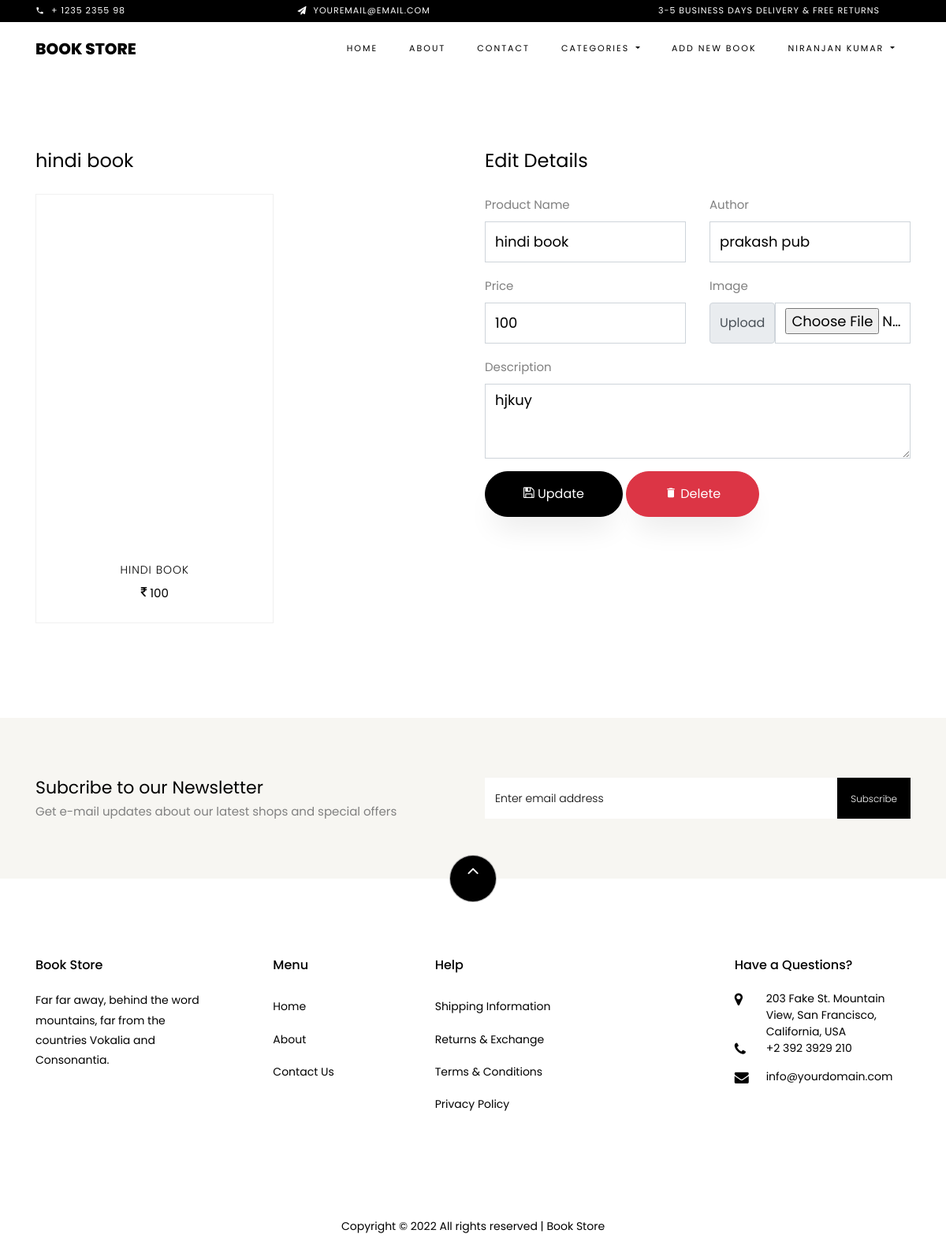
Screenshot of /product_detail/1/ (signed in) with the database file from the repository.
### BookApp/models.py (models this page shows, shortened)
class User(models.Model):
    FullName = models.CharField(max_length=50)
    Email = models.EmailField(max_length=50, unique=True)
    Mobile = models.CharField(max_length=10)
    Address = models.TextField(max_length=100)
    Password = models.CharField(max_length=12)
    IsActive = models.BooleanField(default=False)
    IsSeller = models.BooleanField(default=False)

class Product(models.Model):
    product_seller = models.ForeignKey(User, on_delete=models.CASCADE)
    product_name = models.CharField(max_length=100)
    product_author = models.CharField(max_length=100)
    product_author = models.CharField(max_length=100)
    product_price = models.IntegerField()
    product_desc = models.TextField()
    product_image = models.ImageField(upload_to='images/')

### BookApp/views.py (the view)
# urls.py: path('product_detail/<int:pk>/',product_detail,name='product_detail'),
def product_detail(request, pk):
	user=User.objects.get(Email=request.session['email'])
	product=Product.objects.get(product_seller=user,pk=pk)
	return render(request,'product_details.html',{'products':product})

### BookApp/templates/product_details.html (shortened to what this page needs)
{% extends "main.html" %}
{% load static %}
{% block content %}
<section class="ftco-section">
    <div class="container">
        <div class="row justify-content-center">
            <div class="col-xl-6 ftco-animate">
                <h3 class="mb-4 billing-heading">{{products.product_name}}</h3>
                <div class="row">
                    <div class="col-md-6 col-lg-7 ftco-animate text-center">
                        <div class="product">
                            <a href="javascript:" class="img-prod text-center">
                            </a>
                            <div class="text py-3 pb-4 px-3 text-center">
                                <h3><a href="javascript:">{{ products.product_name }}</a></h3>
                                <div class="d-flex">
                                    <div class="pricing">
                                        <p class="price">
                                            <span class="price-sale"><i class="icon-inr"></i> {{ products.product_price }}</span>
                                        </p>
                                    </div>
                                </div>
                            </div>
                        </div>
                    </div>
                </div>
            </div>
            <div class="col-xl-6">
                <h3 class="mb-4 billing-heading">Edit Details</h3>
                    <form class="row g-3" method="post" action="{% url 'product_edit' pk=products.pk %}" enctype="multipart/form-data">
                        <div class="col-6 mb-3">
                            <label for="fullname" class="form-label">Product Name</label>
                            <input class="form-control" id="product_name" type="text" name="product_name" type="text"
                                placeholder="Product name" value="{{ products.product_name }}">
                        </div>
                        <div class="col-6 mb-3">
                            <label for="author" class="form-label">Author</label>
                            <input type="text" name="product_author" class="form-control" id="author"
                                placeholder="author name" value="{{ products.product_author }}">
                        </div>
                        <div class="col-6 mb-3">
                            <label for="price" class="form-label">Price</label>
                            <input type="text" name="product_price" class="form-control" id="price" placeholder="Enter Price" value="{{ products.product_price }}">
                        </div>
                        <div class="col-6 mb-3">
                            <label for="price" class="form-label">Image</label>
                            <div class="input-group">
                                <label class="input-group-text" for="upload">Upload</label>
                                <input type="file" class="form-control" name="product_image" id="upload">
                            </div>
                        </div>
                        <div class="col-12 mb-3">
                            <label for="description" class="form-label">Description</label>
                            <textarea class="form-control" name="product_desc" id="description" rows="3">{{ products.product_desc }}</textarea>
                        </div>
                        <div class="col-12 mb-3">
                            <button type="submit" class="btn btn-black py-3 px-5"><i class="icon-save"></i> Update</button>
                            <a href="{% url 'product_delete' pk=products.pk %}">
                              <button type="button" class="btn btn-danger py-3 px-5"><i class="icon-delete"></i> Delete</button>
                            </a>
                          </div>
                    </form>
            </div>
        </div>
    </div>
</section>
{% endblock %}

### BookApp/templates/main.html (shortened to what this page needs)
<!DOCTYPE html>
<html lang="en">
<head>
  {% load static %}
  <link rel="stylesheet" href="{% static 'css/open-iconic-bootstrap.min.css' %}">
  <link rel="stylesheet" href="{% static 'css/animate.css' %}">
  <link rel="stylesheet" href="{% static 'css/owl.carousel.min.css' %}">
  <link rel="stylesheet" href="{% static 'css/owl.theme.default.min.css' %}">
  <link rel="stylesheet" href="{% static 'css/magnific-popup.css' %}">
  <link rel="stylesheet" href="{% static 'css/aos.css' %}">
  <link rel="stylesheet" href="{% static 'css/ionicons.min.css' %}">
  <link rel="stylesheet" href="{% static 'css/bootstrap-datepicker.css' %}">
  <link rel="stylesheet" href="{% static 'css/jquery.timepicker.css' %}">
  <link rel="stylesheet" href="{% static 'css/flaticon.css' %}">
  <link rel="stylesheet" href="{% static 'css/icomoon.css' %}">
  <link rel="stylesheet" href="{% static 'css/style.css' %}">
</head>
<body class="goto-here">
  <div class="py-1 bg-black">
    <div class="container">
      <div class="row no-gutters d-flex align-items-start align-items-center px-md-0">
        <div class="col-lg-12 d-block">
          <div class="row d-flex">
            <div class="col-md pr-4 d-flex topper align-items-center">
              <div class="icon mr-2 d-flex justify-content-center align-items-center"><span class="icon-phone2"></span>
              </div>
              <span class="text">+ 1235 2355 98</span>
            </div>
            <div class="col-md pr-4 d-flex topper align-items-center">
              <div class="icon mr-2 d-flex justify-content-center align-items-center"><span
                  class="icon-paper-plane"></span></div>
              <span class="text">youremail@email.com</span>
            </div>
            <div class="col-md-5 pr-4 d-flex topper align-items-center text-lg-right">
              <span class="text">3-5 Business days delivery &amp; Free Returns</span>
            </div>
          </div>
        </div>
      </div>
    </div>
  </div>
  <nav class="navbar navbar-expand-lg navbar-dark ftco_navbar bg-dark ftco-navbar-light" id="ftco-navbar">
    <div class="container">
      <a class="navbar-brand text-black" href="/">{{request.session.app_name}}</a>
      <div class="collapse navbar-collapse" id="ftco-nav">
        <ul class="navbar-nav ml-auto">
          <li class="nav-item active"><a href="/" class="nav-link">Home</a></li>
          <li class="nav-item"><a href="{% url 'about' %}" class="nav-link">About</a></li>
          <li class="nav-item"><a href="{% url 'contact' %}" class="nav-link">Contact</a></li>
          {% if request.session.status %}
          <li class="nav-item dropdown">
            <a class="nav-link dropdown-toggle" href="#" id="navbarDropdown" role="button" data-bs-toggle="dropdown"
              aria-expanded="false">
              Categories
            </a>
          </li>
          {% if request.session.type == 'customer' %}
          <li class="nav-item cta cta-colored">
            <a class="nav-link" href="{% url 'mywishlist' %}">
              <span class="icon-heart"></span>[{{request.session.total_wlist}}]
            </a>
          </li>
          <li class="nav-item cta cta-colored">
            <a class="nav-link" href="{% url 'mycart' %}">
              <span class="icon-shopping_cart"></span>[{{request.session.total_cart}}]
            </a>
          </li>
          {% else %}
          <li class="nav-item">
            <a class="nav-link" href="{% url 'add_product_page' %}">Add New Book</a>
          </li>
          {% endif %}
          <li class="nav-item dropdown">
            <a class="nav-link dropdown-toggle" href="#" id="navbarDropdown" role="button" data-bs-toggle="dropdown"
              aria-expanded="false">
              {{ request.session.username }}
            </a>
          </li>
          {% endif %}
        </ul>
      </div>
    </div>
  </nav>
  {% block content %}{% endblock %}
  <section class="ftco-section ftco-no-pt ftco-no-pb py-5 bg-light">
    <div class="container py-4">
      <div class="row d-flex justify-content-center py-5">
        <div class="col-md-6">
          <h2 style="font-size: 22px;" class="mb-0">Subcribe to our Newsletter</h2>
          <span>Get e-mail updates about our latest shops and special offers</span>
        </div>
        <div class="col-md-6 d-flex align-items-center">
          <form action="#" class="subscribe-form">
            <div class="form-group d-flex">
              <input type="text" class="form-control" placeholder="Enter email address">
              <input type="submit" value="Subscribe" class="submit px-3">
            </div>
          </form>
        </div>
      </div>
    </div>
  </section>
  <footer class="ftco-footer ftco-section">
    <div class="container">
      <div class="row">
        <div class="mouse">
          <a href="#" class="mouse-icon">
            <div class="mouse-wheel"><span class="ion-ios-arrow-up"></span></div>
          </a>
        </div>
      </div>
      <div class="row mb-5">
        <div class="col-md">
          <div class="ftco-footer-widget mb-4">
            <h2 class="ftco-heading-2">{{request.session.app_name}}</h2>
            <p>Far far away, behind the word mountains, far from the countries Vokalia and Consonantia.</p>
            <ul class="ftco-footer-social list-unstyled float-md-left float-lft mt-5">
            </ul>
          </div>
        </div>
        <div class="col-md">
          <div class="ftco-footer-widget mb-4 ml-md-5">
            <h2 class="ftco-heading-2">Menu</h2>
            <ul class="list-unstyled">
              <li><a href="/" class="py-2 d-block">Home</a></li>
              <li><a href="{% url 'about' %}" class="py-2 d-block">About</a></li>
              <li><a href="{% url 'contact' %}" class="py-2 d-block">Contact Us</a></li>
            </ul>
          </div>
        </div>
        <div class="col-md-4">
          <div class="ftco-footer-widget mb-4">
            <h2 class="ftco-heading-2">Help</h2>
            <div class="d-flex">
              <ul class="list-unstyled mr-l-5 pr-l-3 mr-4">
                <li><a href="#" class="py-2 d-block">Shipping Information</a></li>
                <li><a href="#" class="py-2 d-block">Returns &amp; Exchange</a></li>
                <li><a href="#" class="py-2 d-block">Terms &amp; Conditions</a></li>
                <li><a href="#" class="py-2 d-block">Privacy Policy</a></li>
              </ul>
            </div>
          </div>
        </div>
        <div class="col-md">
          <div class="ftco-footer-widget mb-4">
            <h2 class="ftco-heading-2">Have a Questions?</h2>
            <div class="block-23 mb-3">
              <ul>
                <li><span class="icon icon-map-marker"></span><span class="text">203 Fake St. Mountain View, San
                    Francisco, California, USA</span></li>
                <li><a href="#"><span class="icon icon-phone"></span><span class="text">+2 392 3929 210</span></a></li>
                <li><a href="#"><span class="icon icon-envelope"></span><span
                      class="text">info@yourdomain.com</span></a></li>
              </ul>
            </div>
          </div>
        </div>
      </div>
      <div class="row">
        <div class="col-md-12 text-center">
          <p>
            Copyright &copy;
            <script>document.write(new Date().getFullYear());</script> All rights reserved |
            {{request.session.app_name}}
          </p>
        </div>
      </div>
    </div>
  </footer>
</body>
</html>

### BookApp/static/css/icomoon.css (style rules this page uses)
[class^="icon-"], [class*=" icon-"] { font-family: 'icomoon' !important; speak: none; font-style: normal; font-weight: normal; font-variant: normal; text-transform: none; line-height: 1; -webkit-font-smoothing: antialiased; -moz-osx-font-smoothing: grayscale; }
.icon-map-marker:before { content: "\f041"; }
.icon-phone:before { content: "\f095"; }
.icon-save:before { content: "\f0c7"; }
.icon-envelope:before { content: "\f0e0"; }
.icon-inr:before { content: "\f156"; }
.icon-paper-plane:before { content: "\f1d8"; }
.icon-phone2:before { content: "\e0cd"; }
.icon-delete:before { content: "\e872"; }

### rows the page displays
User: session.username "NIRANJAN KUMAR"
Product: product_name "hindi book", product_name "HINDI BOOK", product_price "100", product_author "prakash pub", product_desc "hjkuy"

### other values shown
{{ request.session.app_name }} "BOOK STORE"
{{ request.session.app_name }} "Book Store"
